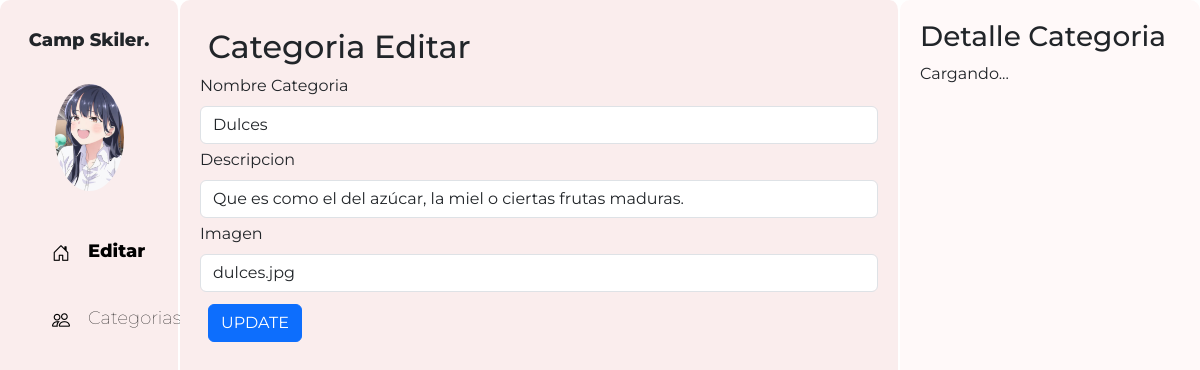
Page /CategoriasCrud/editarCategoria.php?Categoria_Id=2 on the committed database.
### tables this page shows
CREATE TABLE Categoria(
    Categoria_Id INTEGER PRIMARY KEY AUTO_INCREMENT,
    Categoria_Nombre VARCHAR(255) NOT NULL,
    Descripcion VARCHAR(255) NOT NULL,
    Imagen LONGBLOB NOT NULL

);

### Config/config.php (called while the page is built, shortened)
<?php
    class Categoria{
        private $Categoria_Id;
        protected $dbCnx;
        public function __construct($Categoria_Id = 0, $Categoria_Nombre = "", $Descripcion = "", $Imagen = "")
        {
            $this->Categoria_Id = $Categoria_Id;
            $this->dbCnx = new PDO(DB_TYPE.":host=".DB_HOST.";dbname=".DB_NAME, DB_USER, DB_PWD, [PDO::ATTR_DEFAULT_FETCH_MODE => PDO::FETCH_ASSOC]);
        }
        public function setCategoria_Id($Categoria_Id)
        {
            $this->Categoria_Id = $Categoria_Id;
        }
        public function selectOneCategoria()
        {
            try {
                $stm = $this-> dbCnx -> prepare("SELECT * FROM Categoria WHERE Categoria_Id=?");
                $stm -> execute([$this->Categoria_Id]);
                return $stm->fetchAll();
            } catch (Exception $e) {
                return $e->getMessage();
            }
        }
    }
?>

### CategoriasCrud/editarCategoria.php (the view, shortened to what this page needs)
<?php
require_once("../Config/config.php");
$datos = new Categoria();
$Categoria_Id = $_GET["Categoria_Id"];
$datos->setCategoria_Id($Categoria_Id);
$record = $datos->selectOneCategoria();
$val = $record[0];
?>
<!DOCTYPE html>
<html>
<head>
  <link rel="stylesheet" href="https://cdn.jsdelivr.net/npm/bootstrap-icons@1.10.5/font/bootstrap-icons.css">
  <link href="https://cdn.jsdelivr.net/npm/bootstrap@5.3.0-alpha3/dist/css/bootstrap.min.css" rel="stylesheet"
>
  <link rel="stylesheet" type="text/css" href="../css/estudiantes.css">
</head>
<body>
  <div class="contenedor">
    <div class="parte-izquierda">
      <div class="perfil">
        <h3 style="margin-bottom: 2rem;">Camp Skiler.</h3>
        <img src="../images/ana.png" alt="" class="imagenPerfil">
      </div>
      <div class="menus">
        <a href="#" style="display: flex;gap:2px;">
          <i class="bi bi-house-door"> </i>
          <h3 style="margin: 0px;font-weight: 800;">Editar</h3>
        </a>
        <a href="#" style="display: flex;gap:2px;">
          <i class="bi bi-people"></i>
          <h3 style="margin: 0px;">Categorias</h3>
        </a>
      </div>
    </div>
    <div class="parte-media">
        <h2 class="m-2">Categoria Editar</h2>
      <div class="menuTabla contenedor2">
      <form class="col d-flex flex-wrap" action=""  method="post">
              <div class="mb-1 col-12">
                <label for="Categoria_Nombre" class="form-label">Nombre Categoria</label>
                <input
                  type="text"
                  id="Categoria_Nombre"
                  name="Categoria_Nombre"
                  class="form-control"
                  value="<?php echo $val["Categoria_Nombre"];?>"
                />
              </div>
              <div class="mb-1 col-12">
                <label for="direccion" class="form-label">Descripcion</label>
                <input
                  type="text"
                  id="Descripcion"
                  name="Descripcion"
                  class="form-control"
                  value="<?php echo $val["Descripcion"];?>"
                />
              </div>
              <div class="mb-1 col-12">
                <label for="logros" class="form-label">Imagen</label>
                <input
                  type="text"
                  id="Imagen"
                  name="Imagen"
                  class="form-control"
                  value="<?php echo $val["Imagen"];?>"
                />
              </div>
              <div class=" col-12 m-2">
                <input type="submit" class="btn btn-primary" value="UPDATE" name="editar"/>
              </div>
            </form>
      </div>
    </div>
    <div class="parte-derecho " id="detalles">
      <h3>Detalle Categoria</h3>
      <p>Cargando...</p>
    </div>
  </div>
</body>
</html>

### css/estudiantes.css (style rules this page uses)
body { font-family: 'Montserrat', sans-serif; height: 100%; overflow: hidden; }
.contenedor { display: flex; flex-direction: row; height: 100vh; margin: 0; }
.contenedor2 { overflow: auto; height: calc(100vh - 100px); }
.parte-media { background-color: #faeded; width: 60%; padding: 20px; border-radius: 10px; border-right: 2px solid rgb(255, 255, 255); }
.parte-derecho { background-color: #fff9f9; width: 25%; padding: 20px; border-radius: 10px; }
.imagenPerfil { border-radius: 100%; width: 50%; height: 50%; }
.perfil { display: flex; justify-content: center; align-items: center; flex-direction: column; font-size:large; font-weight: 800; }
.perfil h3 { font-size:large; font-weight: 800; margin-top: 10px; }
a { text-decoration: none; font-weight: lighter; color: black; }
.menus { padding-left: 2rem; margin-top: 2rem; display: flex; flex-direction: column; justify-content: center; gap: 40px; }
.menus h3 { font-weight: lighter; font-size:large }
i { margin-right: 1rem; font-size: large; }
.parte-izquierda { background-color: #faeded; width: 15%; border-right: 2px solid rgb(255, 255, 255); padding: 20px; border-radius: 10px; }

### rows in the picture
categoria: Categoria_Nombre "Dulces", Descripcion "Que es como el del azúcar, la miel o ciertas frutas maduras.", Imagen "dulces.jpg"
